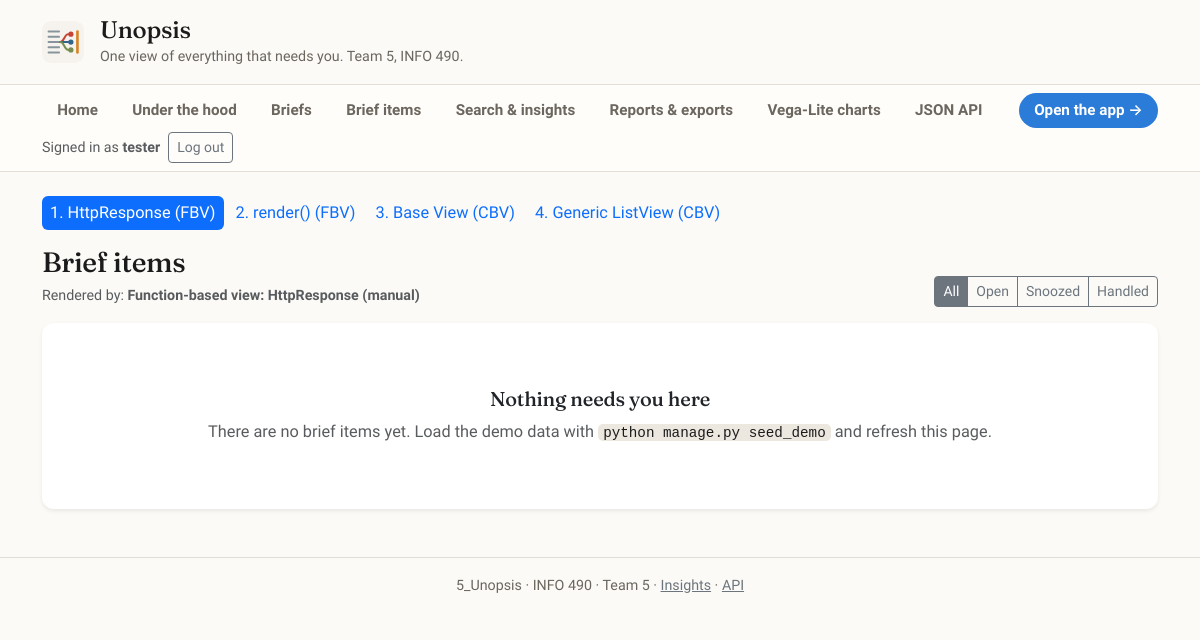
The app's page /items/manual/ (signed in), older data.
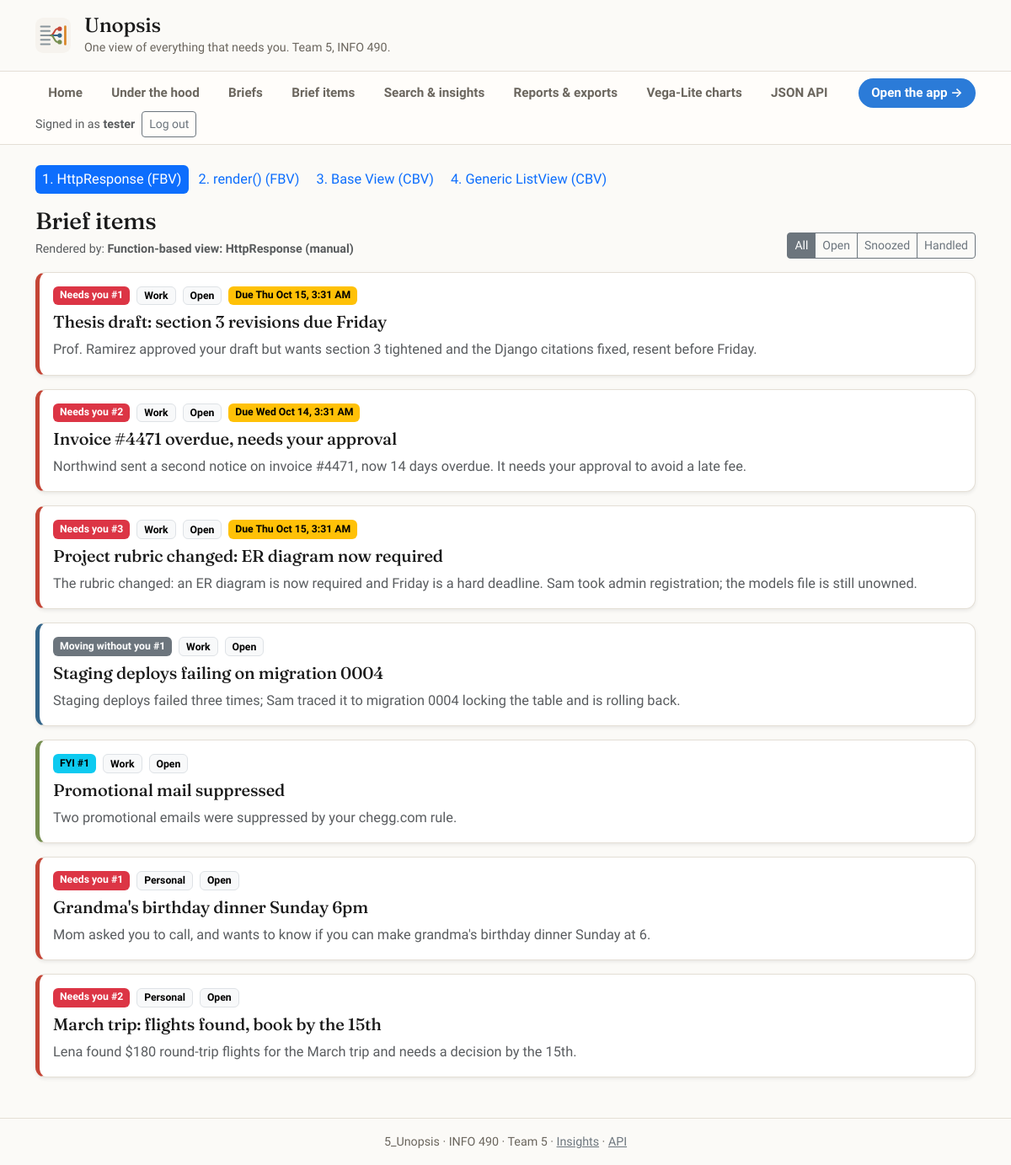
The same page, newer data.
### unopsis/models.py (models this page shows, shortened)
class BriefItem(models.Model):
    class Lane(models.TextChoices):
        NEEDS_YOU = "needs_you", "Needs you"
        MOVING = "moving", "Moving without you"
        FYI = "fyi", "FYI"
    class State(models.TextChoices):
        OPEN = "open", "Open"
        HANDLED = "handled", "Handled"
        SNOOZED = "snoozed", "Snoozed"
        DISMISSED = "dismissed", "Dismissed"
    brief = models.ForeignKey(Brief, on_delete=models.CASCADE, related_name="items")
    title = models.CharField(max_length=200, help_text="The subject this item is about.")
    messages = models.ManyToManyField(
        Message, related_name="brief_items", blank=True,
        help_text="The receipts: every message this item's summary rests on.",
    )
    primary_message = models.ForeignKey(
        Message,
        on_delete=models.SET_NULL,
        null=True, blank=True, related_name="lead_for_items",
    )
    lane = models.CharField(max_length=16, choices=Lane.choices)
    rank = models.PositiveIntegerField()
    summary = models.TextField()
    why = models.TextField(blank=True, help_text="Why this surfaced -- shown on demand.")
    deadline_at = models.DateTimeField(null=True, blank=True)
    state = models.CharField(max_length=16, choices=State.choices, default=State.OPEN)
    handled_at = models.DateTimeField(null=True, blank=True)
    snoozed_until = models.DateTimeField(null=True, blank=True)
    actions = models.JSONField(
        default=list, blank=True,
        help_text=(
            'Offered actions, e.g. '
            '[{"kind":"reply","label":"Reply to Prof. Ramirez","primary":true}].'
        ),
    )
    draft_body = models.TextField(blank=True, help_text="A reply composed but not yet sent.")
    draft_sent_at = models.DateTimeField(null=True, blank=True)
    open_count = models.PositiveIntegerField(default=0)
    feedback = models.SmallIntegerField(
        default=0, help_text="-1 thumbs down, 0 none, +1 thumbs up."
    )
    class Meta:
        ordering = ["lane", "rank"]
        constraints = [
            models.UniqueConstraint(fields=["brief", "lane", "rank"], name="uniq_slot_per_brief"),
            models.UniqueConstraint(fields=["brief", "title"], name="uniq_title_per_brief"),
        ]
    def get_absolute_url(self):
        return reverse("item-detail", args=[self.pk])

class Brief(models.Model):
    class Trigger(models.TextChoices):
        SCHEDULED = "scheduled", "Scheduled"
        ON_DEMAND = "on_demand", "On demand"
    class Status(models.TextChoices):
        BUILDING = "building", "Building"
        READY = "ready", "Ready"
        FAILED = "failed", "Failed"
    space = models.ForeignKey(Space, on_delete=models.CASCADE, related_name="briefs")
    window_start = models.DateTimeField()
    window_end = models.DateTimeField()
    trigger = models.CharField(max_length=16, choices=Trigger.choices)
    status = models.CharField(max_length=16, choices=Status.choices, default=Status.BUILDING)
    headline = models.CharField(
        max_length=200, blank=True,
        help_text='The one line at the top, e.g. "Three things need you before noon."',
    )
    message_count = models.PositiveIntegerField(default=0)
    topic_count = models.PositiveIntegerField(default=0)
    read_seconds = models.PositiveIntegerField(default=0, help_text="Estimated time to read.")
    steps = models.JSONField(
        default=list, blank=True,
        help_text=(
            'Generation progress for the waiting screen, e.g. '
            '[{"label":"Reading 212 messages","status":"done","ms":3100}].'
        ),
    )
    model_version = models.CharField(max_length=80, blank=True)
    generated_at = models.DateTimeField(null=True, blank=True)
    class Meta:
        ordering = ["-window_end"]
        constraints = [
            models.UniqueConstraint(
                fields=["space", "window_start", "window_end"],
                condition=Q(trigger="scheduled"),
                name="uniq_scheduled_brief_per_window",
            )
        ]

class Space(models.Model):
    class Kind(models.TextChoices):
        WORK = "work", "Work"
        PERSONAL = "personal", "Personal"
    user = models.ForeignKey(
        settings.AUTH_USER_MODEL, on_delete=models.CASCADE, related_name="spaces"
    )
    kind = models.CharField(max_length=16, choices=Kind.choices)
    detail_level = models.IntegerField(
        default=3, help_text="1 = a single line per item, 5 = a full recap."
    )
    quiet_start = models.TimeField(null=True, blank=True)
    quiet_end = models.TimeField(null=True, blank=True)
    deliver_in_app = models.BooleanField(default=True)
    deliver_email = models.BooleanField(default=True)
    deliver_chat_dm = models.BooleanField(default=False)
    digest_times = models.JSONField(
        default=list, blank=True,
        help_text='When to build, e.g. ["08:00", "16:30"]. Weekday-only by convention.',
    )
    rules = models.JSONField(
        default=list, blank=True,
        help_text=(
            'Always/never surface instructions, e.g. '
            '[{"mode":"always","target":"person","value":"Prof. Ramirez"}].'
        ),
    )
    created_at = models.DateTimeField(auto_now_add=True)
    class Meta:
        ordering = ["user", "kind"]
        constraints = [
            models.UniqueConstraint(fields=["user", "kind"], name="uniq_space_per_user_kind")
        ]

### unopsis/views.py (the view)
# urls.py: path("items/manual/", views.item_list_manual, name="item-list-manual"),
@login_required
def item_list_manual(request):
    template = loader.get_template(LIST_TEMPLATE)
    context = list_context(request, "Function-based view: HttpResponse (manual)")
    output = template.render(context, request)
    return HttpResponse(output)

### unopsis/views.py (called while the page is built)
def owned_items(user):
    if not user.is_authenticated:
        return _no_one(BriefItem)
    return BriefItem.objects.filter(brief__space__user=user)

def filtered_items(request):
    items = (
        owned_items(request.user)
        .select_related("brief__space")
        .annotate(lane_priority=LANE_PRIORITY)
        .order_by("-brief__space__kind", "lane_priority", "rank")
    )
    state = request.GET.get("state")
    lane = request.GET.get("lane")
    if state:
        items = items.filter(state=state)
    if lane:
        items = items.filter(lane=lane)
    return items

def active_filters(request):
    filters = {}
    for name in ("state", "lane"):
        if request.GET.get(name):
            filters[name] = request.GET[name]
    return filters

def list_context(request, view_label):
    return {
        "items": filtered_items(request),
        "filters": active_filters(request),
        "view_label": view_label,
    }

### templates/unopsis/briefitem_list.html (shortened to what this page needs)
{% extends "base.html" %}
{% block content %}
  <ul class="nav nav-pills nav-sm flex-wrap gap-1 mb-3">
    {% with current=request.resolver_match.url_name %}
    <li class="nav-item">
      <a class="nav-link py-1 px-2 small {% if current == 'item-list-manual' %}active{% endif %}"
         href="{% url 'item-list-manual' %}">1. HttpResponse (FBV)</a></li>
    <li class="nav-item">
      <a class="nav-link py-1 px-2 small {% if current == 'item-list-render' %}active{% endif %}"
         href="{% url 'item-list-render' %}">2. render() (FBV)</a></li>
    <li class="nav-item">
      <a class="nav-link py-1 px-2 small {% if current == 'item-list-cbv-base' %}active{% endif %}"
         href="{% url 'item-list-cbv-base' %}">3. Base View (CBV)</a></li>
    <li class="nav-item">
      <a class="nav-link py-1 px-2 small {% if current == 'item-list-cbv-generic' %}active{% endif %}"
         href="{% url 'item-list-cbv-generic' %}">4. Generic ListView (CBV)</a></li>
    {% endwith %}
  </ul>
  <div class="d-flex flex-wrap justify-content-between align-items-end mb-3 gap-2">
    <div>
      <h2 class="h3 mb-1">Brief items</h2>
      <p class="text-muted small mb-0">Rendered by: <strong>{{ view_label }}</strong></p>
    </div>
    <div class="btn-group btn-group-sm" role="group" aria-label="Filter by state">
      <a class="btn btn-outline-secondary {% if not filters %}active{% endif %}" href="?">All</a>
      <a class="btn btn-outline-secondary {% if filters.state == 'open' %}active{% endif %}" href="?state=open">Open</a>
      <a class="btn btn-outline-secondary {% if filters.state == 'snoozed' %}active{% endif %}" href="?state=snoozed">Snoozed</a>
      <a class="btn btn-outline-secondary {% if filters.state == 'handled' %}active{% endif %}" href="?state=handled">Handled</a>
    </div>
  </div>
  {% for item in items %}
    <div class="card item-card lane-{{ item.lane }} shadow-sm mb-3">
      <div class="card-body">
        <div class="d-flex flex-wrap gap-2 mb-2">
          <span class="badge {% if item.lane == 'needs_you' %}text-bg-danger{% elif item.lane == 'moving' %}text-bg-secondary{% else %}text-bg-info{% endif %}">
            {{ item.get_lane_display }} #{{ item.rank }}
          </span>
          <span class="badge text-bg-light border">{{ item.brief.space.get_kind_display }}</span>
          <span class="badge text-bg-light border">{{ item.get_state_display }}</span>
          {% if item.deadline_at %}
            <span class="badge text-bg-warning">Due {{ item.deadline_at|date:"D M j, g:i A" }}</span>
          {% endif %}
        </div>
        <h3 class="h5 card-title">
          <a class="text-decoration-none" href="{{ item.get_absolute_url }}">{{ item.title }}</a>
        </h3>
        <p class="card-text text-muted mb-0">{{ item.summary|truncatewords:32 }}</p>
      </div>
    </div>
  {% empty %}
    <div class="card border-0 shadow-sm text-center py-5" data-testid="empty-state">
      <div class="card-body">
        <h3 class="h5">Nothing needs you here</h3>
        {% if filters %}
          <p class="text-muted mb-3">
            No brief items match
            {% for name, value in filters.items %}<code>{{ name }} = {{ value }}</code>{% if not forloop.last %} and {% endif %}{% endfor %}.
            The filter may be too narrow.
          </p>
          <a class="btn btn-primary btn-sm" href="?">Clear filters</a>
        {% else %}
          <p class="text-muted mb-0">
            There are no brief items yet. Load the demo data with
            <code>python manage.py seed_demo</code> and refresh this page.
          </p>
        {% endif %}
      </div>
    </div>
  {% endfor %}
{% endblock %}

Row changes from the older to the newer data that the page shows:
added BriefItem: lane "Needs you", rank "1", brief.space.kind "Work", state "Open", deadline_at "Thu Oct 15, 3:31 AM", title "Thesis draft: section 3 revisions due Friday", summary "Prof. Ramirez approved your draft but wants section 3 tightened and the Django citations fixed, resent before Friday."
added BriefItem: lane "Needs you", rank "2", brief.space.kind "Work", state "Open", deadline_at "Wed Oct 14, 3:31 AM", title "Invoice #4471 overdue, needs your approval", summary "Northwind sent a second notice on invoice #4471, now 14 days overdue. It needs your approval to avoid a late fee."
added BriefItem: lane "Needs you", rank "3", brief.space.kind "Work", state "Open", deadline_at "Thu Oct 15, 3:31 AM", title "Project rubric changed: ER diagram now required", summary "The rubric changed: an ER diagram is now required and Friday is a hard deadline. Sam took admin registration; the models file is still unowned."
added BriefItem: lane "Moving without you", rank "1", brief.space.kind "Work", state "Open", title "Staging deploys failing on migration 0004", summary "Staging deploys failed three times; Sam traced it to migration 0004 locking the table and is rolling back."
added BriefItem: lane "FYI", rank "1", brief.space.kind "Work", state "Open", title "Promotional mail suppressed", summary "Two promotional emails were suppressed by your chegg.com rule."
added BriefItem: lane "Needs you", rank "1", brief.space.kind "Personal", state "Open", title "Grandma's birthday dinner Sunday 6pm", summary "Mom asked you to call, and wants to know if you can make grandma's birthday dinner Sunday at 6."
added BriefItem: lane "Needs you", rank "2", brief.space.kind "Personal", state "Open", title "March trip: flights found, book by the 15th", summary "Lena found $180 round-trip flights for the March trip and needs a decision by the 15th."
Text that changed along with them:
text no longer shown: "Nothing needs you here There are no brief items yet. Load the demo data with python manage.py seed_demo and refresh this page."
